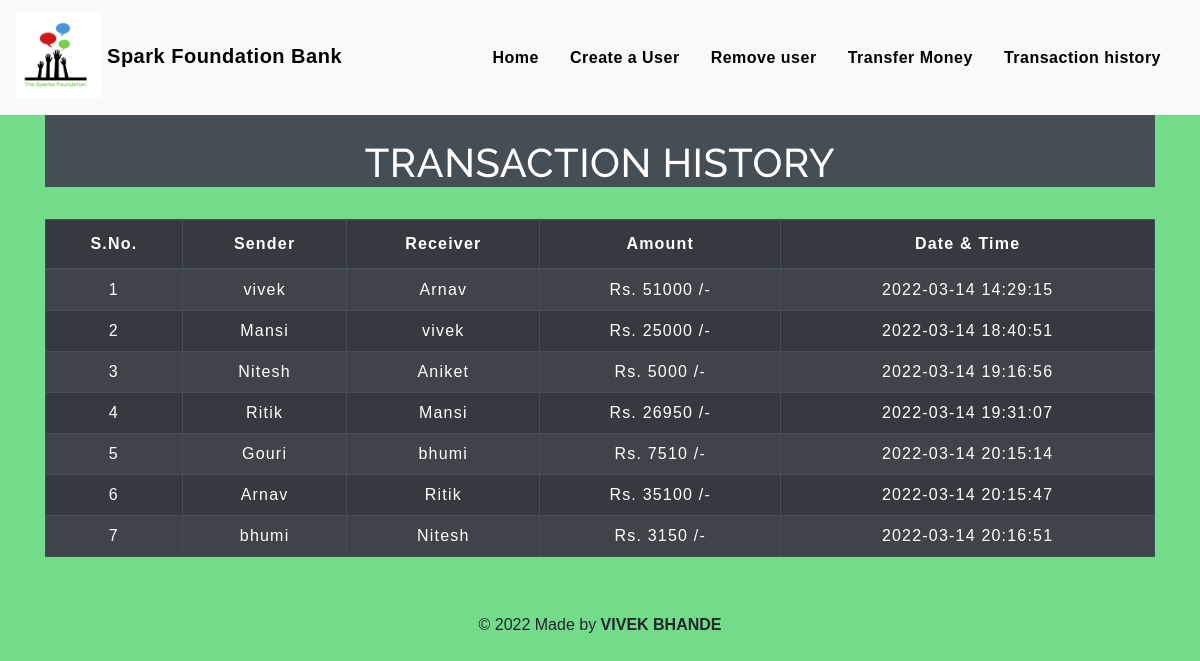
The page /transactionhistory.php on the database its author committed.
### tables this page shows
CREATE TABLE `transaction` (
  `sno` int(3) NOT NULL,
  `sender` text NOT NULL,
  `receiver` text NOT NULL,
  `balance` int(8) NOT NULL,
  `datetime` datetime NOT NULL DEFAULT CURRENT_TIMESTAMP
);

### transactionhistory.php (the view, shortened to what this page needs)
<!DOCTYPE html>
<html lang="en">
<head>
    <link rel="stylesheet" href="https://stackpath.bootstrapcdn.com/bootstrap/4.5.2/css/bootstrap.min.css">
    <link rel="stylesheet" type="text/css" href="css/table.css">
    <link rel="stylesheet" type="text/css" href="css/navbar.css">
</head>
<body style="background-color : #72dc8a;">
<?php
  include 'navbar.php';
?>
	<div class="container">
        <h2 class="text-center pt-4" style="color :white; background-color:#454d55;;">TRANSACTION HISTORY</h2>
       <br>
       <div class="table-responsive-sm">
    <table class="table table-hover table-striped table-condensed table-dark table-bordered">
        <thead style="color : white;">
            <tr>
                <th class="text-center">S.No.</th>
                <th class="text-center">Sender</th>
                <th class="text-center">Receiver</th>
                <th class="text-center">Amount</th>
                <th class="text-center">Date & Time</th>
            </tr>
        </thead>
        <tbody>
        <?php
            include 'config.php';
            $sql ="SELECT * FROM transaction";
            $query =mysqli_query($conn, $sql);
            while($rows = mysqli_fetch_assoc($query))
            {
        ?>
            <tr style="color : white;">
            <td class="py-2"><?php echo $rows['sno']; ?></td>
            <td class="py-2"><?php echo $rows['sender']; ?></td>
            <td class="py-2"><?php echo $rows['receiver']; ?></td>
            <td class="py-2">Rs. <?php echo $rows['balance']; ?> /-</td>
            <td class="py-2"><?php echo $rows['datetime']; ?> </td>
        <?php
            }
        ?>
        </tbody>
    </table>
    </div>
</div>
<footer class="text-center mt-5 py-2">
            <p>&copy 2022 Made by <b>VIVEK BHANDE</b></p>
</footer>
</body>
</html>

### navbar.php (shortened to what this page needs)
<nav class="navbar navbar-expand-md navbar-dark bg-light">
      <a class="navbar-brand" href="index.php" style="color:black"><img src="img/tsf logo.png" alt="Logo" width="85" style="margin-bottom:4px;"> <b>Spark Foundation Bank</b></a>
      <div class="collapse navbar-collapse" id="collapsibleNavbar">
            <ul class="navbar-nav ml-auto">
              <li class="nav-item">
                <a class="nav-link" href="index.php" style="color : black;"><b>Home</b></a>
              </li>
              <li class="nav-item">
                <a class="nav-link" href="createuser.php" style="color : black;"><b>Create a User</b></a>
              </li>
              <li class="nav-item">
                <a class="nav-link" href="removeuser.php" style="color : black;"><b>Remove user</b></a>
              </li>
              <li class="nav-item">
                <a class="nav-link" href="transfermoney.php" style="color : black;"><b>Transfer Money</b></a>
              </li>
              <li class="nav-item">
                <a class="nav-link" href="transactionhistory.php" style="color : black;"><b>Transaction history</b></a>
              </li>
          </div>
       </nav>

### table.css (style rules this page uses)
* { padding: 0; margin: 0; box-sizing: border-box; font-family: sans-serif; }
h2 { font-size: 40px; }
table { letter-spacing: 1.2px; }
td { text-align: center; }

### navbar.css (style rules this page uses)
.nav-link { margin-right: 15px; color:#2F363F; letter-spacing: 0.5px; transition: 0.5s; }
.navbar-brand { color: #000000; letter-spacing: 0.5px; }
h2 { color: #111010; letter-spacing: 0.5px; font-family: raleway; }

### rows shown on the page
transaction: sno "1", sender "vivek", receiver "Arnav", balance "51000", datetime "2022-03-14 14:29:15"
transaction: sno "2", sender "Mansi", receiver "vivek", balance "25000", datetime "2022-03-14 18:40:51"
transaction: sno "3", sender "Nitesh", receiver "Aniket", balance "5000", datetime "2022-03-14 19:16:56"
transaction: sno "4", sender "Ritik", receiver "Mansi", balance "26950", datetime "2022-03-14 19:31:07"
transaction: sno "5", sender "Gouri", receiver "bhumi", balance "7510", datetime "2022-03-14 20:15:14"
transaction: sno "6", sender "Arnav", receiver "Ritik", balance "35100", datetime "2022-03-14 20:15:47"
transaction: sno "7", sender "bhumi", receiver "Nitesh", balance "3150", datetime "2022-03-14 20:16:51"
